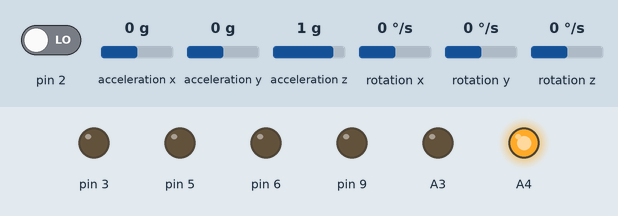
Bench run of a sketch on a simulated Arduino Uno, built with avr-gcc and run on an emulated ATmega328P. On the bench: output pins drawn as LEDs (lit = HIGH). The test bench sets the inputs (shaded band); at power-on: pin 2 LOW, acceleration x 0 g, acceleration y 0 g, acceleration z 1 g, rotation x 0 °/s, rotation y 0 °/s, rotation z 0 °/s. The sensor or clock chip raises its interrupt line as the real part does; what the sketch prints to the serial monitor is not drawn.

Above: at 0.1 s.
At 0.6 s:
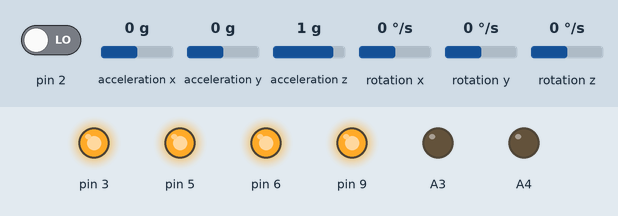
Timing chart, 0 to 2.1 s (numbered marks = the images above):
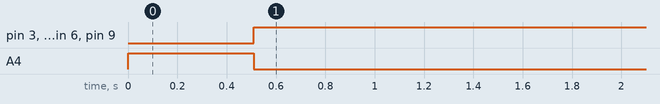

Measured:
- by itself, pin 3, pin 5, pin 6, pin 9: LOW → HIGH at 0.51 s
- by itself, A4: HIGH → LOW at 0.51 s

The sketch:

balancebot.ino
```cpp
// (licence header left out)
// ----------------------------------------------------------------------------

#include <PID_v1.h>
#include <LMotorController.h>
#include "I2Cdev.h"

#include "MPU6050_6Axis_MotionApps20.h"

#if I2CDEV_IMPLEMENTATION == I2CDEV_ARDUINO_WIRE
    #include "Wire.h"
#endif


#define LOG_INPUT 1
#define MANUAL_TUNING 0
#define LOG_PID_CONSTANTS 0 //MANUAL_TUNING must be 1
#define MOVE_BACK_FORTH 0

#define MIN_ABS_SPEED 30

//MPU


MPU6050 mpu;

// MPU control/status vars
bool dmpReady = false;  // set true if DMP init was successful
uint8_t mpuIntStatus;   // holds actual interrupt status byte from MPU
uint8_t devStatus;      // return status after each device operation (0 = success, !0 = error)
uint16_t packetSize;    // expected DMP packet size (default is 42 bytes)
uint16_t fifoCount;     // count of all bytes currently in FIFO
uint8_t fifoBuffer[64]; // FIFO storage buffer

// orientation/motion vars
Quaternion q;           // [w, x, y, z]         quaternion container
VectorFloat gravity;    // [x, y, z]            gravity vector
float ypr[3];           // [yaw, pitch, roll]   yaw/pitch/roll container and gravity vector


//PID


#if MANUAL_TUNING
  double kp , ki, kd;
  double prevKp, prevKi, prevKd;
#endif
double originalSetpoint = 180.00;
double setpoint = originalSetpoint;
double movingAngleOffset = 0.3;
double input, output;
int moveState=0; //0 = balance; 1 = back; 2 = forth

#if MANUAL_TUNING
  PID pid(&input, &output, &setpoint, 0, 0, 0, DIRECT);
#else
  PID pid(&input, &output, &setpoint, 20, 220, 1.9, DIRECT);
#endif


//MOTOR CONTROLLER


int ENA = 9;
int IN1 = 6;
int IN2 = A3;
int IN3 = 3;
int IN4 = A4;
int ENB = 5;


LMotorController motorController(ENA, IN1, IN2, ENB, IN3, IN4, 1, 1);


//timers


long time1Hz = 0;
long time5Hz = 0;


volatile bool mpuInterrupt = false;     // indicates whether MPU interrupt pin has gone high
void dmpDataReady()
{
    mpuInterrupt = true;
}


void setup()
{
    // join I2C bus (I2Cdev library doesn't do this automatically)
    #if I2CDEV_IMPLEMENTATION == I2CDEV_ARDUINO_WIRE
        Wire.begin();
        TWBR = 24; // 400kHz I2C clock (200kHz if CPU is 8MHz)
    #elif I2CDEV_IMPLEMENTATION == I2CDEV_BUILTIN_FASTWIRE
        Fastwire::setup(400, true);
    #endif

    // initialize serial communication
    // (115200 chosen because it is required for Teapot Demo output, but it's
    // really up to you depending on your project)
    Serial.begin(115200);
    while (!Serial); // wait for Leonardo enumeration, others continue immediately

    // initialize device
    Serial.println(F("Initializing I2C devices..."));
    mpu.initialize();

    // verify connection
    Serial.println(F("Testing device connections..."));
    Serial.println(mpu.testConnection() ? F("MPU6050 connection successful") : F("MPU6050 connection failed"));

    // load and configure the DMP
    Serial.println(F("Initializing DMP..."));
    devStatus = mpu.dmpInitialize();

    // supply your own gyro offsets here, scaled for min sensitivity
    mpu.setXGyroOffset(220); //220
    mpu.setYGyroOffset(76); //76
    mpu.setZGyroOffset(-85); //-85
    mpu.setZAccelOffset(1788); // 1688 factory default for my test chip

    // make sure it worked (returns 0 if so)
    if (devStatus == 0)
    {
        // turn on the DMP, now that it's ready
        Serial.println(F("Enabling DMP..."));
        mpu.setDMPEnabled(true);

        // enable Arduino interrupt detection
        Serial.println(F("Enabling interrupt detection (Arduino external interrupt 0)..."));
        attachInterrupt(0, dmpDataReady, RISING);
        mpuIntStatus = mpu.getIntStatus();

        // set our DMP Ready flag so the main loop() function knows it's okay to use it
        Serial.println(F("DMP ready! Waiting for first interrupt..."));
        dmpReady = true;

        // get expected DMP packet size for later comparison
        packetSize = mpu.dmpGetFIFOPacketSize();

        //setup PID

        pid.SetMode(AUTOMATIC);
        pid.SetSampleTime(10);
        pid.SetOutputLimits(-255, 255);
    }
    else
    {
        // ERROR!
        // 1 = initial memory load failed
        // 2 = DMP configuration updates failed
        // (if it's going to break, usually the code will be 1)
        Serial.print(F("DMP Initialization failed (code "));
        Serial.print(devStatus);
        Serial.println(F(")"));
    }
}


void loop()
{
    // if programming failed, don't try to do anything
    if (!dmpReady) return;

    // wait for MPU interrupt or extra packet(s) available
    while (!mpuInterrupt && fifoCount < packetSize)
    {
        //no mpu data - performing PID calculations and output to motors

        pid.Compute();
        motorController.move(output, MIN_ABS_SPEED);

        unsigned long currentMillis = millis();

        if (currentMillis - time1Hz >= 1000)
        {
            loopAt1Hz();
            time1Hz = currentMillis;
        }

        if (currentMillis - time5Hz >= 5000)
        {
            loopAt5Hz();
            time5Hz = currentMillis;
        }
    }

    // reset interrupt flag and get INT_STATUS byte
    mpuInterrupt = false;
    mpuIntStatus = mpu.getIntStatus();

    // get current FIFO count
    fifoCount = mpu.getFIFOCount();

    // check for overflow (this should never happen unless our code is too inefficient)
    if ((mpuIntStatus & 0x10) || fifoCount == 1024)
    {
        // reset so we can continue cleanly
        mpu.resetFIFO();
        Serial.println(F("FIFO overflow!"));

    // otherwise, check for DMP data ready interrupt (this should happen frequently)
    }
    else if (mpuIntStatus & 0x02)
    {
        // wait for correct available data length, should be a VERY short wait
        while (fifoCount < packetSize) fifoCount = mpu.getFIFOCount();

        // read a packet from FIFO
        mpu.getFIFOBytes(fifoBuffer, packetSize);

        // track FIFO count here in case there is > 1 packet available
        // (this lets us immediately read more without waiting for an interrupt)
        fifoCount -= packetSize;

        mpu.dmpGetQuaternion(&q, fifoBuffer);
        mpu.dmpGetGravity(&gravity, &q);
        mpu.dmpGetYawPitchRoll(ypr, &q, &gravity);
        #if LOG_INPUT
            Serial.print("ypr\t");
            Serial.print(ypr[0] * 180/M_PI);
            Serial.print("\t");
            Serial.print(ypr[1] * 180/M_PI);
            Serial.print("\t");
            Serial.println(ypr[2] * 180/M_PI);
        #endif
        input = ypr[1] * 180/M_PI + 180;
   }
}


void loopAt1Hz()
{
#if MANUAL_TUNING
    setPIDTuningValues();
#endif
}


void loopAt5Hz()
{
    #if MOVE_BACK_FORTH
        moveBackForth();
    #endif
}


//move back and forth


void moveBackForth()
{
    moveState++;
    if (moveState > 2) moveState = 0;

    if (moveState == 0)
      setpoint = originalSetpoint;
    else if (moveState == 1)
      setpoint = originalSetpoint - movingAngleOffset;
    else
      setpoint = originalSetpoint + movingAngleOffset;
}

//PID Tuning (3 potentiometers)

#if MANUAL_TUNING
void setPIDTuningValues()
{
    readPIDTuningValues();

    if (kp != prevKp || ki != prevKi || kd != prevKd)
    {
#if LOG_PID_CONSTANTS
        Serial.print(kp);Serial.print(", ");Serial.print(ki);Serial.print(", ");Serial.println(kd);
#endif

        pid.SetTunings(kp, ki, kd);
        prevKp = kp; prevKi = ki; prevKd = kd;
    }
}


void readPIDTuningValues()
{
    int potKp = analogRead(A0);
    int potKi = analogRead(A1);
    int potKd = analogRead(A2);

    kp = map(potKp, 0, 1023, 0, 25000) / 100.0; //0 - 250
    ki = map(potKi, 0, 1023, 0, 100000) / 100.0; //0 - 1000
    kd = map(potKd, 0, 1023, 0, 500) / 100.0; //0 - 5
}
#endif
```
